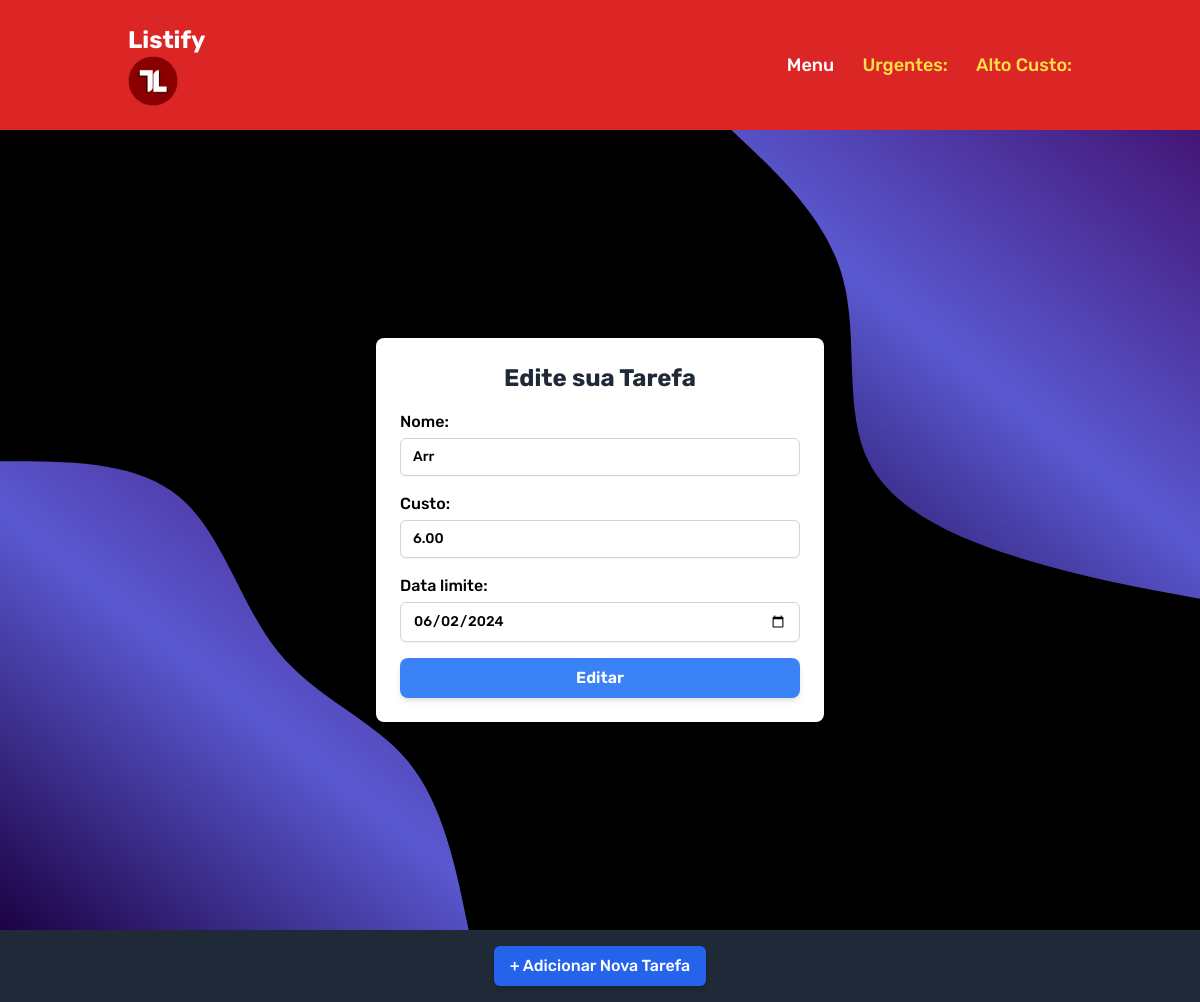
The page /tarefas/editar/1/ (signed in) on the database its author committed.
### App/models.py (models this page shows, shortened)
class Tarefas(models.Model):
    usuario = models.ForeignKey(Usuario, on_delete=models.CASCADE)
    nome = models.CharField(max_length=255, unique=True)
    custo = models.DecimalField(max_digits=10, decimal_places=2)
    data_limite = models.DateField()
    ordem_apresentacao = models.IntegerField(unique=True)

### App/views.py (the view)
# urls.py: path('tarefas/editar/<int:tarefa_id>/', views.editar_tarefa, name='editar-tarefa'),
def editar_tarefa(request, tarefa_id):
    if 'email' not in request.session:
        messages.error(request, "Você precisa estar logado para acessar esta página.")
        return redirect('login')
    try:
        usuario = Usuario.objects.get(email=request.session['email'])
    except Usuario.DoesNotExist:
        messages.error(request, "Usuário não encontrado.")
        return redirect('login')
    tarefa = get_object_or_404(Tarefas, id=tarefa_id, usuario=usuario)
    if request.method == 'POST':
        form = FormCriarTarefa(request.POST, instance=tarefa)
        if form.is_valid():
            nome_novo = form.cleaned_data['nome']
            if Tarefas.objects.filter(nome=nome_novo, usuario=usuario).exclude(id=tarefa_id).exists():
                messages.error(request, "Já existe uma tarefa com esse nome.")
            else:
                form.save()
                messages.success(request, "Tarefa atualizada com sucesso!")
                return redirect('index')
    else:
        form = FormCriarTarefa(instance=tarefa)
    return render(request, 'editar-tarefa.html', {'form': form, 'tarefa': tarefa})

### App/forms.py
class FormCriarTarefa(forms.ModelForm):
    class Meta:
        model = Tarefas
        fields = ('nome', 'custo', 'data_limite')
        widgets = {
            'nome': forms.TextInput(attrs={
                'class': 'mt-1 block w-full px-3 py-2 border border-gray-300 rounded-md shadow-sm focus:ring-blue-500 focus:border-blue-500 sm:text-sm',
                'placeholder': 'Digite o nome da tarefa',
            }),
            'custo': forms.NumberInput(attrs={
                'class': 'mt-1 block w-full px-3 py-2 border border-gray-300 rounded-md shadow-sm focus:ring-blue-500 focus:border-blue-500 sm:text-sm',
                'placeholder': 'Digite o custo (ex: 1000.00)',
                'step': '0.01',
            }),
            'data_limite': forms.DateInput(attrs={
                'class': 'mt-1 block w-full px-3 py-2 border border-gray-300 rounded-md shadow-sm focus:ring-blue-500 focus:border-blue-500 sm:text-sm',
                'type': 'date',
            }),
        }

### App/templates/editar-tarefa.html (shortened to what this page needs)
{% extends 'base.html' %}
{% block conteudo %}
<main class="bg-gray-800 flex-grow">
    <body class="bg-gray-100 flex items-center justify-center min-h-screen">
        <div class="bg-white p-6 rounded-lg shadow-md w-full max-w-md mx-auto">
            <h1 class="text-2xl font-bold text-gray-800 mb-4 text-center">Edite sua Tarefa</h1>
            <form method="post" class="space-y-4 text-black">
            <div>
                {{ form.nome.label_tag }}
                {{ form.nome }}
            </div>
            <div>
                {{ form.custo.label_tag }}
                {{ form.custo }}
            </div>
            <div>
                {{ form.data_limite.label_tag }}
                {{ form.data_limite }}
            </div>
            <button
                type="submit"
                class="w-full px-4 py-2 bg-blue-500 text-white font-semibold rounded-lg shadow-md hover:bg-blue-600 focus:outline-none focus:ring-2 focus:ring-blue-400"
            >
                Editar
            </button>
            </form>
        </div>
    </body>
</main>
{% endblock %}

### App/static/style.css (style rules this page uses)
* { margin: 0; padding: 0; box-sizing: border-box; font-family: "Rubik", sans-serif; font-optical-sizing: auto; font-weight: 500; font-style: normal; }
html, body { height: 100%; display: block; width: 100%; height: 100vh; }

### rows shown on the page
Tarefas: nome "Arr", custo "6.00", data_limite "06/02/2024"
